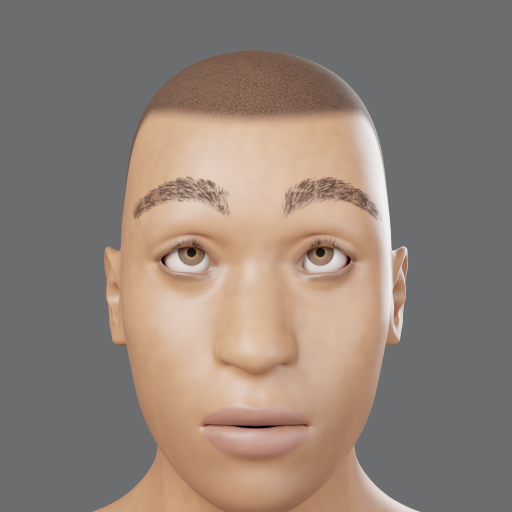
#> input picture V2_calibrated_eye_rig/renders/frame_00.png, 1024 x 1024 px (shown at 1/2 size)
$ python -i make_demo_video.py   (imports and definitions only)
#> lines starting #> are read from the running program, lines starting #| are printed output that depends on the picture
"""
make_demo_video.py -- assemble the GazeForge demo video (1080p, 30 fps, < 2 min) from REAL outputs.

    python3 make_demo_video.py <package_dir> <stdout.tsv> <out.mp4>

<stdout.tsv> is a recording of `generate_sequence.py -- --demo` (one line per stdout line:
"<unix time>\\t<text>"); it is replayed with its real timestamps (sped up, factor shown on screen)
next to the PNGs that run wrote (demo_run/renders). All other images are the official quality
renders and boards; all numbers come from metadata.json / reports/*.json.
Requires Pillow, numpy and ffmpeg.
"""
import json
import math
import os
import shutil
import subprocess
import sys
import tempfile

import numpy as np
from PIL import Image, ImageDraw, ImageFont

W, H, FPS = 1920, 1080, 30
BG, INK, MUTED, ACC, ACC2, PANEL = (246, 247, 248), (30, 42, 51), (91, 107, 117), (14, 124, 134), (181, 72, 47), (36, 59, 74)
import matplotlib  # only for its bundled DejaVu fonts
FD = os.path.join(os.path.dirname(matplotlib.__file__), "mpl-data", "fonts", "ttf")


def font(size, bold=False, mono=False):
    name = ("DejaVuSansMono" if mono else "DejaVuSans") + ("-Bold" if bold else "") + ".ttf"
    return ImageFont.truetype(os.path.join(FD, name), size)


F_TITLE, F_H, F_B, F_S, F_M, F_MS = font(64, True), font(40, True), font(30), font(24), font(22, mono=True), font(20, mono=True)


class Scene:
    # [17 lines left out: functions __init__, put, close, not called in this run]


def canvas(dark=False):
    return Image.new("RGB", (W, H), PANEL if dark else BG)


# [10 lines left out: functions header, fit, not called in this run]


def fade(a, b, t):
    return Image.blend(a, b, max(0.0, min(1.0, t)))


# [7 lines left out: function hold, not called in this run]


def eye_strip(path, zoom=3, box=(320, 470, 704, 560)):
#> called with path = '../../renders/frame_00.png', zoom = 3, box = (320, 470, 704, 560)
    im = Image.open(path).convert("RGB").crop(box)
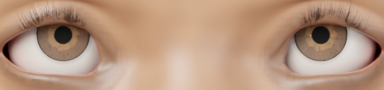
#> im: PIL image 384x90 RGB; mean R, G, B 183.1, 150.3, 127.8
    return im.resize((im.width * zoom, im.height * zoom), Image.LANCZOS)


# [197 lines left out: function main, not called in this run]


# [2 lines not run here, left out]

>>> result = eye_strip('../../renders/frame_00.png')
